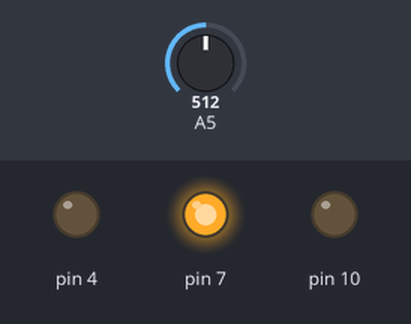
A sketch run on a simulated Arduino Uno, built with avr-gcc and run on an emulated ATmega328P. On the bench: output pins drawn as LEDs (lit = HIGH). The test bench sets the inputs (shaded band); at power-on: A5 = 512.

Above: at 1.2 s.
1.3 s: A5 set to 272
2.8 s: A5 set to 237
At 3.7 s:
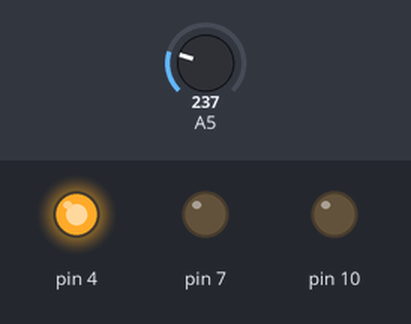
4.3 s: A5 set to 856
At 4.9 s:
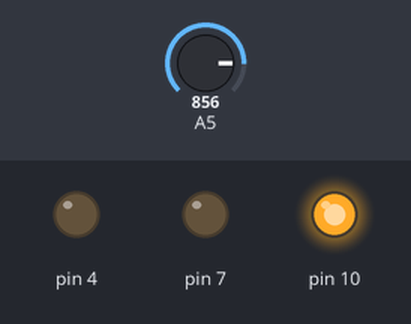
5.8 s: A5 set to 834
At 7.0 s:
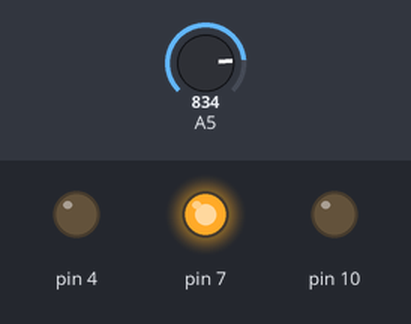
7.3 s: A5 set to 900
At 8.3 s:
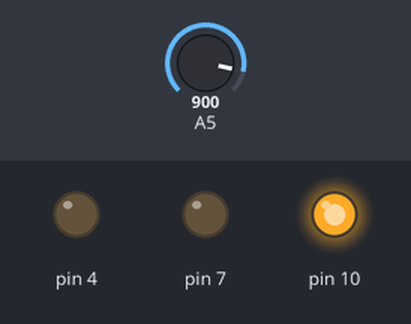
Timing chart, 0 to 9.8 s (numbered marks = the images above; inputs shaded):
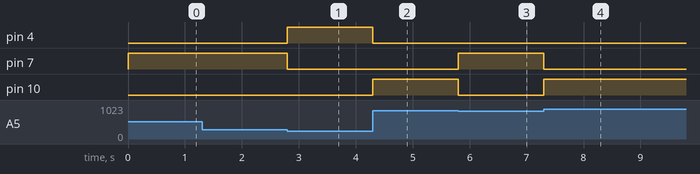

The sketch:

led_with_potentiometer.ino
```cpp
void setup()
{
  Serial.begin(9600);
  pinMode(A5,INPUT);
  pinMode(4,OUTPUT);
  pinMode(7,OUTPUT);
  pinMode(10,OUTPUT);
}
void loop()
{
  int pm=analogRead(A5);
  if (pm<256)
  {
    digitalWrite(4,HIGH);
    digitalWrite(7,LOW);
    digitalWrite(10,LOW);
  }
  else if (pm >=256 and pm<846)
  {
    digitalWrite(4,LOW);
    digitalWrite(7,HIGH);
    digitalWrite(10,LOW);
  }
  else
  {
    digitalWrite(4,LOW);
    digitalWrite(7,LOW);
    digitalWrite(10,HIGH);
  }
}
```

Measured:
- the behaviour switches between 256 and 255 on A5 (found by bisection; images 0 and 1)
- the behaviour switches between 846 and 845 on A5 (found by bisection; images 2 and 3)
- after the input at 1.3 s, every drawn part: stays the same
- after the input at 2.8 s, pin 4: LOW → HIGH at once; pin 7: HIGH → LOW at once
- after the input at 4.3 s, pin 4: HIGH → LOW at once; pin 10: LOW → HIGH at once
- after the input at 5.8 s, pin 7: LOW → HIGH at once; pin 10: HIGH → LOW at once
- after the input at 7.3 s, pin 7: HIGH → LOW at once; pin 10: LOW → HIGH at once
